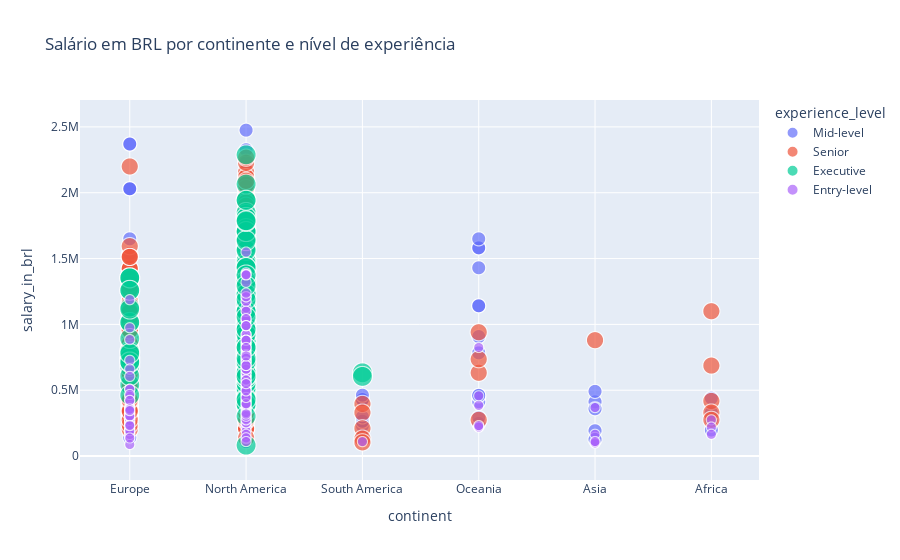

The code cell stored with this chart in its notebook:
### Code cell
import plotly.express as px
fig = px.scatter(df, x='continent', y='salary_in_brl', color='experience_level', size='experience_level_num', hover_name='job_title', title='Salário em BRL por continente e nível de experiência')
fig.show()

### Figure 1 — Plotly figure (JSON) as saved in the notebook; plotly's stock layout.template omitted (floating-point values rounded to 4 significant figures; data arrays with more than 128 entries replaced by an {"elided": "..."} marker saying what was removed)
{"data": [{"hovertemplate": "<b>%{hovertext}</b><br><br>experience_level=Mid-level<br>continent=%{x}<br>salary_in_brl=%{y}<br>experience_level_num=%{marker.size}<extra></extra>", "hovertext": {"elided": "1869 str values"}, "legendgroup": "Mid-level", "marker": {"color": "#636efa", "size": {"elided": "1869 int values"}, "sizemode": "area", "sizeref": 0.01, "symbol": "circle"}, "mode": "markers", "name": "Mid-level", "showlegend": true, "type": "scattergl", "x": {"elided": "1869 str values"}, "xaxis": "x", "y": {"elided": "1869 float values"}, "yaxis": "y"}, {"hovertemplate": "<b>%{hovertext}</b><br><br>experience_level=Senior<br>continent=%{x}<br>salary_in_brl=%{y}<br>experience_level_num=%{marker.size}<extra></extra>", "hovertext": {"elided": "6709 str values"}, "legendgroup": "Senior", "marker": {"color": "#EF553B", "size": {"elided": "6709 int values"}, "sizemode": "area", "sizeref": 0.01, "symbol": "circle"}, "mode": "markers", "name": "Senior", "showlegend": true, "type": "scattergl", "x": {"elided": "6709 str values"}, "xaxis": "x", "y": {"elided": "6709 float values"}, "yaxis": "y"}, {"hovertemplate": "<b>%{hovertext}</b><br><br>experience_level=Executive<br>continent=%{x}<br>salary_in_brl=%{y}<br>experience_level_num=%{marker.size}<extra></extra>", "hovertext": {"elided": "281 str values"}, "legendgroup": "Executive", "marker": {"color": "#00cc96", "size": {"elided": "281 int values"}, "sizemode": "area", "sizeref": 0.01, "symbol": "circle"}, "mode": "markers", "name": "Executive", "showlegend": true, "type": "scattergl", "x": {"elided": "281 str values"}, "xaxis": "x", "y": {"elided": "281 float values"}, "yaxis": "y"}, {"hovertemplate": "<b>%{hovertext}</b><br><br>experience_level=Entry-level<br>continent=%{x}<br>salary_in_brl=%{y}<br>experience_level_num=%{marker.size}<extra></extra>", "hovertext": {"elided": "496 str values"}, "legendgroup": "Entry-level", "marker": {"color": "#ab63fa", "size": {"elided": "496 int values"}, "sizemode": "area", "sizeref": 0.01, "symbol": "circle"}, "mode": "markers", "name": "Entry-level", "showlegend": true, "type": "scattergl", "x": {"elided": "496 str values"}, "xaxis": "x", "y": {"elided": "496 float values"}, "yaxis": "y"}], "layout": {"legend": {"itemsizing": "constant", "title": {"text": "experience_level"}, "tracegroupgap": 0}, "title": {"text": "Salário em BRL por continente e nível de experiência"}, "xaxis": {"anchor": "y", "domain": [0, 1], "title": {"text": "continent"}}, "yaxis": {"anchor": "x", "domain": [0, 1], "title": {"text": "salary_in_brl"}}}}
